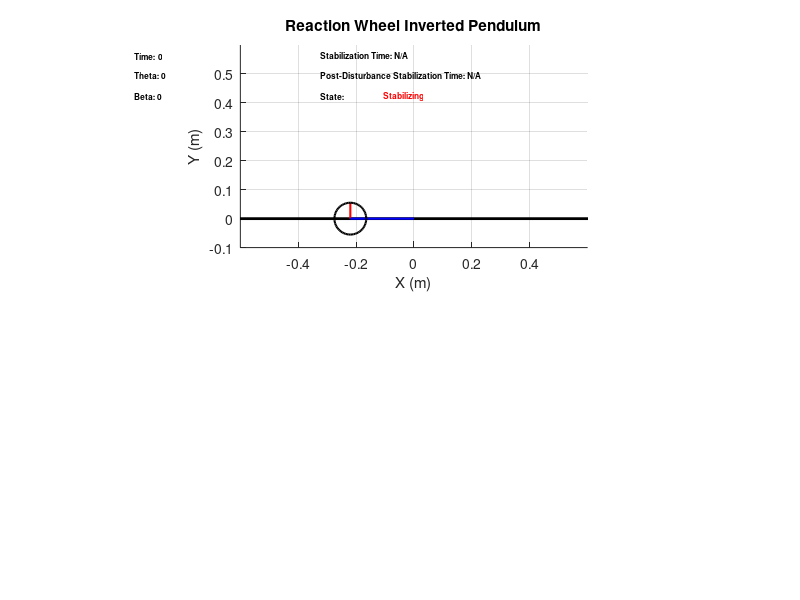

The MATLAB script that drew this image: (Note: this script raises an error after producing the figure.)
%% main

%% Parameters
clc;
clear all;

Mw = 0.55;
Mp = 0.14;
Jw = 4.36*10^(-3);
Jp = 0.69*10^(-3);
L = 0.22;
Lp = 0.11;
g = 9.81;
r = 0.11/2;

% Aux Variables
a = (Mp*Lp + Mw*L)*g;
b = Mp*Lp^2 + Mw*L^2 + Jp;

%% Initial conditions
theta_0 = pi/2;
dd_theta_0 = 0;
v_theta_0 = [theta_0, dd_theta_0];

beta_0 = 0;
d_beta_0 = 0;
v_beta_0 = [beta_0, d_beta_0];

torque_in = 0;

theta_Q = pi/6;
beta_Q = 0;
torque_Q = 0 % -a*sin(theta_Q)/b

%% Initialize Graphic
f1 = figure;
subplot(2,1,1);  % Create subplot for drawing
hold on;
grid on;

axis equal
xlabel('X (m)');
ylabel('Y (m)');
title('Reaction Wheel Inverted Pendulum')

% Initial positions
xw = -L*sin(theta_0); %wheel x center
yw = L*cos(theta_0); %wheel y center

xw_end = xw - r*sin(beta_0); %wheel x end
yw_end = yw + r*cos(beta_0); %wheel y end

pos_wheel = [xw-r, yw-r, r*2, r*2]; %[x y w h]

base = plot([-1, 1],[0, 0],'k','LineWidth',2); % base line

radious = plot([xw, xw_end],[yw, yw_end],'r','LineWidth',1.5); % Pendulum rod
pendulum = plot([0, xw],[0, yw],'b','LineWidth',1.5); % Pendulum rod
wheel = rectangle('Position',pos_wheel,'Curvature',[1 1], 'LineWidth',1.5);

axis equal
axis(gca,'equal');
xlim([-0.6 0.6]);
ylim([-0.1 0.6]);

text_handle = text(0.05, 0.95, 'Time: 0', 'Units', 'normalized', 'FontSize', 6, 'FontWeight', 'bold');
theta_text_handle = text(0.05, 0.85, 'Theta: 0', 'Units', 'normalized', 'FontSize', 6, 'FontWeight', 'bold');
beta_text_handle = text(0.05, 0.75, 'Beta: 0', 'Units', 'normalized', 'FontSize', 6, 'FontWeight', 'bold');
stabilization_text_handle = text(0.35, 0.95, 'Stabilization Time: N/A', 'Units', 'normalized', 'FontSize', 6, 'FontWeight', 'bold');
post_disturbance_stabilization_text_handle = text(0.35, 0.85, 'Post-Disturbance Stabilization Time: N/A', 'Units', 'normalized', 'FontSize', 6, 'FontWeight', 'bold');
state_frame_text_handle = text(0.35, 0.75, 'State:', 'Units', 'normalized', 'FontSize', 6, 'FontWeight', 'bold');
state_text_handle = text(0.45, 0.75, 'Stabilizing', 'Units', 'normalized', 'FontSize', 6, 'FontWeight', 'bold', 'Color', 'r');

% Initialize variables for plotting theta over time
theta_values = [];
time_values = [];
ref_values = [];

% subplot(2,1,2);  % Create subplot for theta vs time
% theta_plot = plot(time_values, theta_values, 'b');
% xlabel('Time (s)');
% ylabel('Theta (rad)');
% title('Theta vs Time');
% grid on;

time_skip = 0.001;
time = 0;

%% Controllers discretization

% PID Parameters
kp = -230%-220%-190; %-120.74; % -7.1649  % -59.025  % -59.025;
ki = 0%1%0 %5.369; %750.369; % 123.0725 % -8.38155 % -2.159;
kd = 17%0%17; %23;

% Controller initial conditions
torque_prev = 0;
torque_prev_prev = 0;
error_prev = 0;
error_prev_prev = 0;

% Disturbance parameters
disturbance_duration = 3 * 1000;
disturbance_counter = 0;

% Stabilization text setting
stabilization_counter = 0;
stable_state = false;
post_disturbance_stable_state = false;
stable_text = 'Stabilization Time: N/A';
post_disturbance_stable_text = 'Post-Disturbance Stabilization Time: N/A';
state_frame_text = 'State';
state_text = 'Stabilizing';
threshold = 0.1;  % Threshold for considering the pendulum stabilized
stable_time = 0;
post_disturbance_stable_time = 0;
stabilization_period = 1;  % Time in seconds to consider the system stabilized
stabilization_count = round(stabilization_period / time_skip);

disturbance_applied = false;

%% Main Loop

while time <= 10
    % Time
    disturbance_counter = disturbance_counter + 1;
    time = time + time_skip;
    text = ['Time:', num2str(time)];

    % Update Variables
    [~, f_theta] = ode45(@(t,y) theta_model(t, y, a, b, torque_in, theta_Q, torque_Q), [0,time_skip], v_theta_0);
    [~, f_beta] = ode45(@(t,y) beta_model(t, y, Jw, torque_in),[0 time_skip], v_beta_0);
    
    v_theta = f_theta(end, :);
    v_beta = f_beta(end, :);
    theta = wrapToPi(v_theta(1));
    beta = wrapToPi(v_beta(1));

    % Update Controller Variables
    error = 0 - theta;  % Update actual error
    
    % PID Control Signal
    torque_in = kp*(error - error_prev) + ...
        ki*error*time_skip + ...
        kd*((error - 2*error_prev + error_prev_prev)/time_skip);
    
    % Get time of stabilization
    if ~stable_state
        if abs(theta*180/pi) - abs(theta_Q*180/pi) < threshold
            stabilization_counter = stabilization_counter + 1;
            if stabilization_counter >= stabilization_count
                stable_state = true;
                stable_time = time;
                stable_text = ['Stabilization Time:', num2str(stable_time)];
                state_text = 'Stable';
                set(state_text_handle, 'String', state_text, 'Color', 'g');
            end
        else
            stabilization_counter = 0;
        end
    end

    % Add input disturbance
    if disturbance_duration <= disturbance_counter && disturbance_counter < disturbance_duration + 500
        torque_in = torque_in + input_disturbance(time);
        disturbance_applied = true;
        post_disturbance_stable_state = false;
        stabilization_counter = 0;
        state_text = 'Applying disturbance';
        set(state_text_handle, 'String', state_text, 'Color', 'b');
    
    % Impulse disturbance

    %elseif disturbance_counter >= 3500
    %     disturbance_counter = 0;
    %     state_text = 'Stabilizing';
    %     set(state_text_handle, 'String', state_text, 'Color', 'r');
    end
    
    % Check Post-Disturbance stabilization
    if disturbance_applied && ~post_disturbance_stable_state
        if abs(theta*180/pi) - abs(theta_Q*180/pi) < threshold
            stabilization_counter = stabilization_counter + 1;
            if stabilization_counter >= stabilization_count
                post_disturbance_stable_state = true;
                post_disturbance_stable_time = time - disturbance_duration * time_skip - 0.5;
                post_disturbance_stable_text = ['Post-Disturbance Stabilization Time:', num2str(post_disturbance_stable_time)];
                state_text = 'Stable';
                set(state_text_handle, 'String', state_text, 'Color', 'g');
            end
        else
            stabilization_counter = 0;
        end
    end

    % Limit max torque
    if torque_in < -1000
        torque_in = -1000;
    elseif torque_in > 1000
        torque_in = 1000;
    end

    % Update Positions
    xw = -L*sin(theta); %wheel x center
    yw = L*cos(theta); %wheel y center
    
    xw_end = xw -  r*sin(beta); %wheel x end
    yw_end = yw + r*cos(beta); %wheel y end

    pos_wheel = [xw-r, yw-r, r*2, r*2]; %[x y w h]

    % Update initial conditions for next iteration
    v_theta_0 = v_theta;
    v_beta_0 = v_beta;

    % Draw graphics and variables

    theta_text = ['Theta:', num2str(theta*180/pi)];
    beta_text = ['Beta:', num2str(beta*180/pi)];
    set(stabilization_text_handle, 'String', stable_text);
    set(post_disturbance_stabilization_text_handle, 'String', post_disturbance_stable_text);
    set(theta_text_handle, 'String', theta_text, 'Color', 'b');
    set(beta_text_handle, 'String', beta_text, 'Color', 'r');
    set(text_handle, 'String', text);
    set(pendulum,'XData',[0, xw],'YData',[0, yw]);
    set(radious,'XData',[xw, xw_end], 'YData', [yw, yw_end]);
    set(wheel, 'Position',pos_wheel,'Curvature',[1 1]);
    drawnow;

    % Update theta values for the plot
    %theta_values = [theta_values, theta*180/pi];
    %time_values = [time_values, time];
    %ref_values = [ref_values, 0];
    %plot(time_values, theta_values, 'b', time_values, ref_values, 'r--');
    %drawnow;

    % Update previous errors and torque
    error_prev_prev = error_prev;
    error_prev = error;  % Update previous error
    torque_prev_prev = torque_prev;
    torque_prev = torque_in;  % Update previous torque

    pause(time_skip);
end

function v_theta = theta_model(~, y, a, b, torque_in, theta_Q, torque_Q)
    v_theta = zeros(2,1);  %initialize a 2x1 null-vector ([0,0])
    v_theta(1) = y(2);  %theta
    v_theta(2) = (-a*(sin(y(1) - theta_Q)) - (torque_in - torque_Q))/b;  %ddtheta
end

function v_beta = beta_model(~, y, Jw, torque_in)
    v_beta = zeros(2,1);  %initialize a 2x1 null-vector ([0,0])
    v_beta(1) = y(2);  %theta
    v_beta(2) = torque_in/Jw;  %ddtheta
end

function disturbance = input_disturbance(time)
    % Sinusoidal disturbance
    amplitude = 1;
    frequency = 0.5; % 1 Hz
    %disturbance = amplitude * sin(2 * pi * frequency * time);

    % Constant disturbance
    disturbance = amplitude;
end
